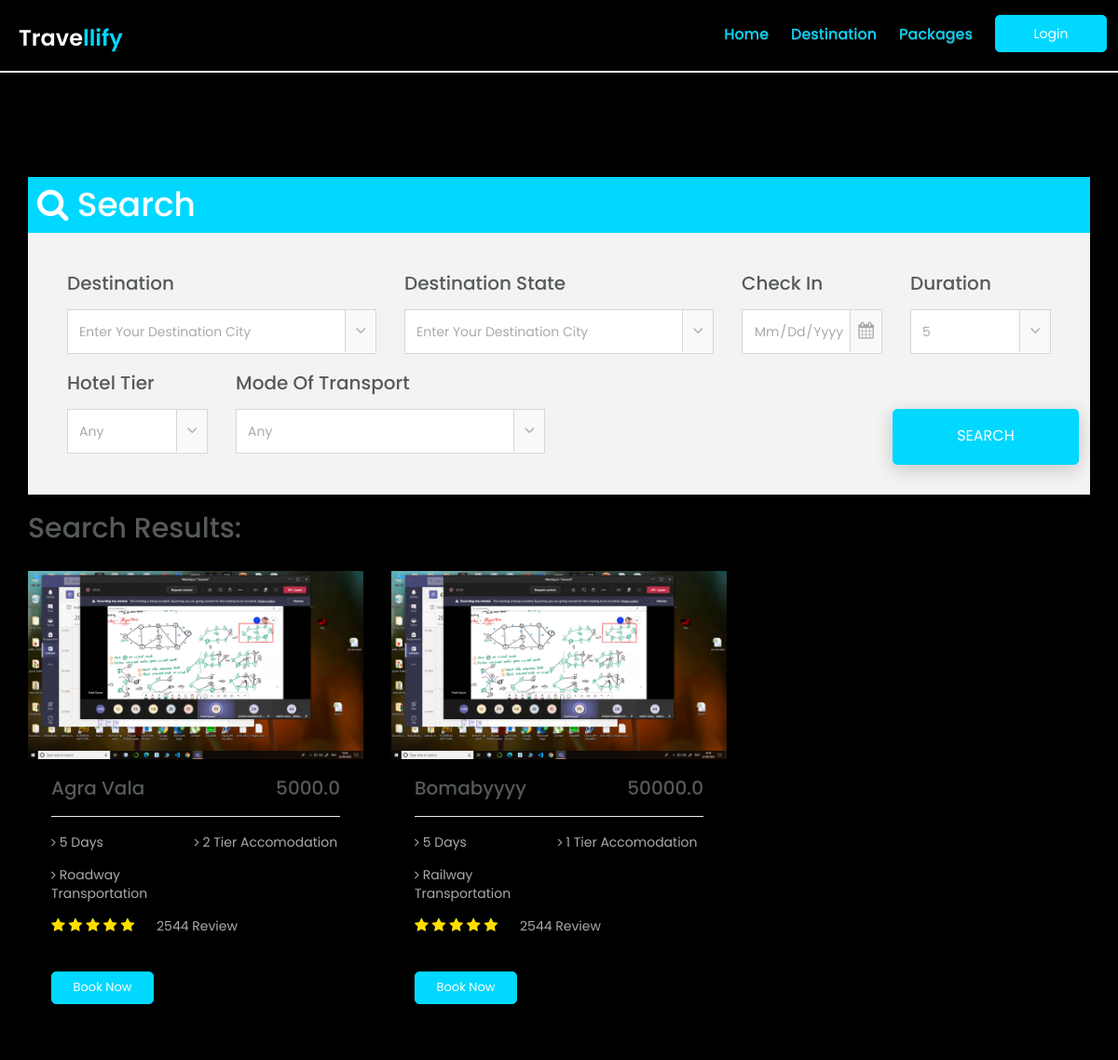
Screenshot of /browse with the database file from the repository.
### app1/models.py (models this page shows, shortened)
class Package(models.Model):
    name = models.CharField(max_length=100)
    days = models.IntegerField()
    hotel = models.ForeignKey(Hotel, on_delete=models.CASCADE)
    mot = models.ForeignKey(Mot, on_delete=models.CASCADE)
    destination = models.ForeignKey(Destination, on_delete=models.CASCADE)
    cost = models.FloatField()
    ppic = models.ImageField(
        upload_to='package/%Y/%m/%d/', blank=True, default='media/h.jpg')
    review = models.IntegerField()

class Hotel(models.Model):
    info = models.TextField(blank=True, null=True)
    tier = models.IntegerField()
    hname = models.CharField(max_length=255)
    street = models.CharField(max_length=255)
    d_id = models.ForeignKey(Destination, on_delete=models.CASCADE)
    hpic = models.ImageField(
        upload_to='hotel/%Y/%m/%d/', blank=True, default='media/h.jpg')

class Mot(models.Model):
    fare = models.FloatField()
    t_type = models.CharField(max_length=20)

### app1/views.py (the view)
# urls.py: path('browse', views.browse, name='browse'),
def browse(request):
    p = Package.objects.all()
    d = Destination.objects.all()
    s = []
    for j in d:
        if j.dstate not in s:
            s.append(j.dstate)
    context = {
        'p': p,
        'd': d,
        's': s,
        'c': cost_c,
        't': tier_c,
        'm': mot_c,
        'days': days_c
    }
    return render(request, 'browse.html', context)

### templates/browse.html (shortened to what this page needs)
{% extends 'base.html' %} {% load static %} {% block content %} {% include 'navbar.html' %}
<br><br>
<section class="travel-box">
    <div class="container">
        <div class="row">
            <div class="col-md-12">
                <div class="single-travel-boxes">
                    <div style="width:100%;background-color:#00d8ff;padding:10px">
                        <h1 style="color:#fff"><i class="fa fa-search"></i> Search</h1>
                    </div>
                    <div class="tab-content">
                        <div class="tab-para">
                            <div class="row">
                                <div class="col-lg-4 col-md-4 col-sm-12">
                                    <div class="single-tab-select-box">
                                        <h2>destination</h2>
                                        <div class="travel-select-icon">
                                            <select class="form-control">
                                  <option value="default">
                                    enter your destination city
                                  </option>
                                </select>
                                        </div>
                                    </div>
                                </div>
                                <div class="col-lg-4 col-md-4 col-sm-12">
                                    <div class="single-tab-select-box">
                                        <h2>destination State</h2>
                                        <div class="travel-select-icon">
                                            <select class="form-control">
                                  <option value="default">
                                    enter your destination city
                                  </option>
                                </select>
                                        </div>
                                    </div>
                                </div>
                                <div class="col-lg-2 col-md-3 col-sm-4">
                                    <div class="single-tab-select-box">
                                        <h2>check in</h2>
                                        <div class="travel-check-icon">
                                            <form action="#">
                                                <input type="date" name="check_in" class="form-control" />
                                            </form>
                                        </div>
                                    </div>
                                </div>
                                <div class="col-lg-2 col-md-1 col-sm-4">
                                    <div class="single-tab-select-box">
                                        <h2>duration</h2>
                                        <div class="travel-select-icon">
                                            <select class="form-control">
                                  <option value="default">5</option>
                                </select>
                                        </div>
                                    </div>
                                </div>
                                <div class="col-lg-2 col-md-1 col-sm-4">
                                    <div class="single-tab-select-box">
                                        <h2>Hotel Tier</h2>
                                        <div class="travel-select-icon">
                                            <select class="form-control">
                                  <option value="default">Any</option>
                                </select>
                                        </div>
                                    </div>
                                </div>
                                <div class="col-lg-4 col-md-1 col-sm-4">
                                    <div class="single-tab-select-box">
                                        <h2>Mode of Transport</h2>
                                        <div class="travel-select-icon">
                                            <select class="form-control">
                                  <option value="default">Any</option>
                                </select>
                                        </div>
                                    </div>
                                </div>
                                <div class="row">
                                    <div class="about-btn travel-mrt-0 pull-right">
                                        <button class="about-view travel-btn">search</button>
                                    </div>
                                </div>
                            </div>
                        </div>
                    </div>
                </div>
            </div>
        </div>
    </div>
</section>
<section id="pack" class="packages">
    <div class="container">
        <div class="gallary-header ">
            <h2>Search results:</h2>
        </div>
        <div class="packages-content">
            <div class="row">
                {% for i in p %}
                <div class="col-md-4 col-sm-6">
                    <div class="single-package-item">
                        <img src="{{i.ppic.url}}" alt="package-place" />
                        <div class="single-package-item-txt">
                            <h3>{{i.name}} <span class="pull-right">{{i.cost}}</span></h3>
                            <div class="packages-para">
                                <p>
                                    <span>
                        <i class="fa fa-angle-right"></i> {{i.days}} days
                      </span>
                                    <i class="fa fa-angle-right"></i> {{i.hotel.tier}} tier accomodation
                                </p>
                                <p>
                                    <span>
                        <i class="fa fa-angle-right"></i> {{i.mot.t_type}} transportation
                      </span>
                                </p>
                            </div>
                            <div class="packages-review">
                                <p>
                                    <i class="fa fa-star"></i>
                                    <i class="fa fa-star"></i>
                                    <i class="fa fa-star"></i>
                                    <i class="fa fa-star"></i>
                                    <i class="fa fa-star"></i>
                                    <span>2544 review</span>
                                </p>
                            </div>
                            <div class="about-btn">
                                <button class="about-view packages-btn"><a href="{% url 'package' i.id%}" style="color: white">Book now</a></button>
                            </div>
                        </div>
                    </div>
                </div>
                {% endfor %}
            </div>
        </div>
    </div>
</section>
{% endblock %}

### static/assets/images/style.css (style rules this page uses)
* { padding: 0; margin: 0; }
* { box-sizing: border-box; }
body { position: relative; font-size: 14px; color: #222222; background: black; font-family: "Poppins", sans-serif; max-width: 1920px; margin: 0 auto; overflow-x: hidden; }
a, a:hover, a:active, a:focus { display: inline-block; text-decoration: none; font-size: 13px; padding: 0; margin: 0; }
h1, h2, h3, h4, h5, h6 { margin: 0; color: #222222; text-transform: capitalize; }
p { margin: 0; color: #666666; font-size: 14px; }
img { border: none; max-width: 100%; height: auto; }
select, input, textarea, button { box-shadow: none; outline: 0 !important; }
html, body { height: 100%; z-index: 2; }
.about-btn { margin-top: 39px; letter-spacing: 1.2px; transition: 0.5s ease-in-out; }
.about-view { display: flex; justify-content: center; align-items: center; background: #00d8ff; border: 1px solid #00d8ff; width: 200px; height: 60px; white-space: nowrap; color: #fff; font-size: 16px; font-family: "Poppins", sans-serif; text-transform: uppercase; border-radius: 5px; box-shadow: 0 5px 20px rgba(14, 15, 18, 0.2); transition: 0.5s ease-in-out; }
.single-travel-boxes { margin-top: 150px; background: #f3f3f3; margin-bottom: 10px; }
.tab-para { padding: 43px 42px 24px; }
.single-tab-select-box h2 { color: #565a5c; font-size: 20px; font-weight: 500; font-family: "Poppins", sans-serif; text-transform: capitalize; margin-bottom: 17px; }
.travel-select-icon { position: relative; }
.travel-select-icon:after { position: absolute; content: "\f107"; right: 0px; top: 0; font-size: 18px; color: #aaa; background: #f9f9f9; font-family: "fontAwesome"; pointer-events: none; border: 1px solid #d7d7d7; border-bottom: transparent; padding: 10px; }
.travel-check-icon { position: relative; }
.travel-check-icon:after { position: absolute; content: "\f073"; right: 0px; top: 0; font-size: 18px; color: #aaa; background: #f9f9f9; font-family: "fontAwesome"; pointer-events: none; border: 1px solid #d7d7d7; border-bottom: transparent; padding: 10px 8px; }
.travel-select-icon select, .travel-check-icon input { color: #aaa; font-size: 14px; font-family: "Poppins", sans-serif; text-transform: capitalize; height: 48px; }
.travel-select-icon .form-control, .travel-check-icon .form-control { appearance: none; outline: 0 !important; box-shadow: none; border: 1px solid #d7d7d7; border-radius: 0px; margin-bottom: 20px; }
.gallary-header h2 { position: relative; color: #565a5c; font-size: 30px; font-weight: 500; text-transform: capitalize; font-family: "Poppins", sans-serif; padding-bottom: 14px; }
.packages { padding: 10px 0 10px; }
.packages-content { margin-top: 15px; }
.single-package-item { margin-bottom: 30px; padding-bottom: 20px; box-shadow: 0 0 20px rgba(0, 0, 0, 0.1); transition: 0.5s; }
.single-package-item-txt { padding: 0 25px; }
.single-package-item img { width: 100%; }
.single-package-item h3 { position: relative; font-size: 20px; color: #565a5c; font-weight: 500; font-family: "Poppins", sans-serif; padding: 20px 0; }
.single-package-item h3:after { position: absolute; content: " "; bottom: 0; left: 0; width: 100%; height: 1px; background: #ebebeb; }
.packages-para { padding: 17px 0 0; text-transform: capitalize; }
.packages-para p { font-size: 14px; color: #aaa; font-family: "Poppins", sans-serif; margin-bottom: 15px; }
.packages-para p span { display: inline-block; width: 150px; }
.packages-review p i { color: #ffdf00; font-size: 16px; }
.packages-review span { margin-left: 20px; font-size: 14px; color: #aaa; font-family: "Poppins", sans-serif; text-transform: capitalize; }
.about-view.packages-btn { width: 110px; height: 35px; font-size: 14px; color: #fff; text-transform: capitalize; transition: 0.5s; }
* { margin: 0; padding: 0; }

### rows the page displays
Package: ppic (picture), name "Agra Vala", cost "5000.0", days "5", hotel.tier "2", mot.t_type "Roadway"
Package: ppic (picture), name "Bomabyyyy", cost "50000.0", days "5", hotel.tier "1", mot.t_type "Railway"
